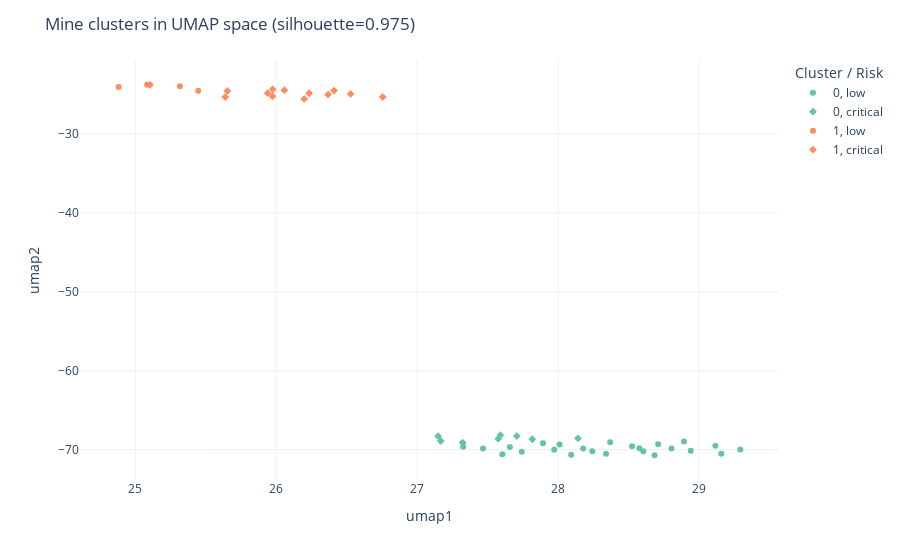

The notebook cell this image was saved under:
### Code cell
fig = px.scatter(
    mines_embedded,
    x="umap1",
    y="umap2",
    color="cluster_label",
    symbol="risk_label",  # low vs critical
    hover_data={
        "Mine": True,          # existing name column
        "Country": True,
        "Parent": True,
        "risk_label": True,
        "cluster_label": True,
        "Emissions": ":.2f",
        "Intensity": ":.2f",
        "Capacity": ":.2f",
        "Cost@$100": ":.0f",
        "Capex_per_tonne": ":.0f",
    },
    color_discrete_sequence=px.colors.qualitative.Set2,
)

fig.update_layout(
    title=f"Mine clusters in UMAP space (silhouette={sil_m:.3f})",
    legend_title="Cluster / Risk",
    template="plotly_white",
)

fig.show()

### Figure 1 — Plotly figure (JSON) as saved in the notebook; plotly's stock layout.template omitted (floating-point values rounded to 4 significant figures; data arrays with more than 128 entries replaced by an {"elided": "..."} marker saying what was removed)
{"data": [{"customdata": {"elided": "24x10 mixed values"}, "hovertemplate": "cluster_label=%{customdata[4]}<br>risk_label=%{customdata[3]}<br>umap1=%{x}<br>umap2=%{y}<br>Mine=%{customdata[0]}<br>Country=%{customdata[1]}<br>Parent=%{customdata[2]}<br>Emissions=%{customdata[5]:.2f}<br>Intensity=%{customdata[6]:.2f}<br>Capacity=%{customdata[7]:.2f}<br>Cost@$100=%{customdata[8]:.0f}<br>Capex_per_tonne=%{customdata[9]:.0f}<extra></extra>", "legendgroup": "0, low", "marker": {"color": "rgb(102,194,165)", "symbol": "circle"}, "mode": "markers", "name": "0, low", "orientation": "v", "showlegend": true, "type": "scatter", "x": [27.97, 28.01, 28.71, 28.6, 28.8, 28.18, 28.58, 28.09, 29.12, 28.94, 28.34, 28.52, 28.24, 27.74, 28.68, 27.33, 27.47, 27.66, 27.89, 29.29, 28.89, 28.37, 27.6, 29.16], "xaxis": "x", "y": [-70.0, -69.35, -69.3, -70.21, -69.86, -69.86, -69.81, -70.64, -69.52, -70.14, -70.51, -69.58, -70.2, -70.25, -70.71, -69.64, -69.84, -69.67, -69.2, -69.97, -68.97, -69.05, -70.6, -70.52], "yaxis": "y"}, {"customdata": [["Lomas Bayas Mine", "CHL", "Glencore PLC", "critical", "0", 1038655, 0.0455, 0.08038, 103865500, 1292000000.0], ["Dikuluwe-Mashamba West Mine", "COD", "SinoCongolaise des Mines SA", "critical", "0", 1791061, 0.0414, 0.01514, 179106100, 11830000000.0], ["Tenke Fungurume Mine", "COD", "CMOC Group Ltd", "critical", "0", 1340404, 0.0944, 0.05117, 134040400, 2620000000.0], ["Batu Hijau Mine", "IDN", "PT Amman Mineral Internasional Tbk", "critical", "0", 681600.0, 0.0593, 0.01431, 68160000.0, 4762000000.0], ["Deep Mill Level Zone Mine", "IDN", "FreePort-McMoran Inc", "critical", "0", 1031000.0, 0.0372, 0.08319, 103100000.0, 1239000000.0], ["Grasberg Block Cave Mine", "IDN", "FreePort-McMoran Inc", "critical", "0", 1593000.0, 0.0372, 0.0551, 159300000.0, 2890000000.0], ["Antapaccay Mine", "PER", "Qatar Investment Authority", "critical", "0", 1863345, 0.0455, 0.08922, 186334500, 2088000000.0], ["Kansanshi Mine", "ZMB", "First Quantum Minerals Ltd", "critical", "0", 1058410, 0.0454, 0.02635, 105841000, 4017000000.0]], "hovertemplate": "cluster_label=%{customdata[4]}<br>risk_label=%{customdata[3]}<br>umap1=%{x}<br>umap2=%{y}<br>Mine=%{customdata[0]}<br>Country=%{customdata[1]}<br>Parent=%{customdata[2]}<br>Emissions=%{customdata[5]:.2f}<br>Intensity=%{customdata[6]:.2f}<br>Capacity=%{customdata[7]:.2f}<br>Cost@$100=%{customdata[8]:.0f}<br>Capex_per_tonne=%{customdata[9]:.0f}<extra></extra>", "legendgroup": "0, critical", "marker": {"color": "rgb(102,194,165)", "symbol": "diamond"}, "mode": "markers", "name": "0, critical", "orientation": "v", "showlegend": true, "type": "scatter", "x": [28.14, 27.58, 27.71, 27.15, 27.17, 27.32, 27.82, 27.59], "xaxis": "x", "y": [-68.57, -68.6, -68.29, -68.29, -68.9, -69.11, -68.68, -68.16], "yaxis": "y"}, {"customdata": [["Kounrad Mine", "KAZ", "Central Asia Metals PLC", "low", "1", 19370.0, 0.0001, 0.6801, 1937000.0, 2848000.0], ["Nurkazgan Mine", "KAZ", "Kazakhmys Holding LLP", "low", "1", 43030.0, 0.0056, 0.6801, 4303000.0, 6327000.0], ["Zhezkazgan South Mine", "KAZ", null, "low", "1", 293200.0, 0.0056, 0.6801, 29320000.0, 43120000.0], ["Kroondal Mine", "ZAF", "Public Investment Corporation SOC Ltd", "low", "1", 27240, 0.005, 0.5987, 2724000, 4550000]], "hovertemplate": "cluster_label=%{customdata[4]}<br>risk_label=%{customdata[3]}<br>umap1=%{x}<br>umap2=%{y}<br>Mine=%{customdata[0]}<br>Country=%{customdata[1]}<br>Parent=%{customdata[2]}<br>Emissions=%{customdata[5]:.2f}<br>Intensity=%{customdata[6]:.2f}<br>Capacity=%{customdata[7]:.2f}<br>Cost@$100=%{customdata[8]:.0f}<br>Capex_per_tonne=%{customdata[9]:.0f}<extra></extra>", "legendgroup": "1, low", "marker": {"color": "rgb(252,141,98)", "symbol": "circle"}, "mode": "markers", "name": "1, low", "orientation": "v", "showlegend": true, "type": "scatter", "x": [25.45, 25.32, 24.88, 25.08], "xaxis": "x", "y": [-24.54, -23.95, -24.05, -23.77], "yaxis": "y"}, {"customdata": {"elided": "13x10 mixed values"}, "hovertemplate": "cluster_label=%{customdata[4]}<br>risk_label=%{customdata[3]}<br>umap1=%{x}<br>umap2=%{y}<br>Mine=%{customdata[0]}<br>Country=%{customdata[1]}<br>Parent=%{customdata[2]}<br>Emissions=%{customdata[5]:.2f}<br>Intensity=%{customdata[6]:.2f}<br>Capacity=%{customdata[7]:.2f}<br>Cost@$100=%{customdata[8]:.0f}<br>Capex_per_tonne=%{customdata[9]:.0f}<extra></extra>", "legendgroup": "1, critical", "marker": {"color": "rgb(252,141,98)", "symbol": "diamond"}, "mode": "markers", "name": "1, critical", "orientation": "v", "showlegend": true, "type": "scatter", "x": [25.1, 25.64, 26.37, 26.76, 25.97, 26.23, 25.65, 25.97, 26.41, 25.94, 26.06, 26.2, 26.53], "xaxis": "x", "y": [-23.78, -25.34, -25.02, -25.33, -25.23, -24.85, -24.57, -24.35, -24.51, -24.84, -24.46, -25.57, -24.94], "yaxis": "y"}], "layout": {"legend": {"title": {"text": "Cluster / Risk"}, "tracegroupgap": 0}, "margin": {"t": 60}, "title": {"text": "Mine clusters in UMAP space (silhouette=0.975)"}, "xaxis": {"anchor": "y", "domain": [0, 1], "title": {"text": "umap1"}}, "yaxis": {"anchor": "x", "domain": [0, 1], "title": {"text": "umap2"}}}}
